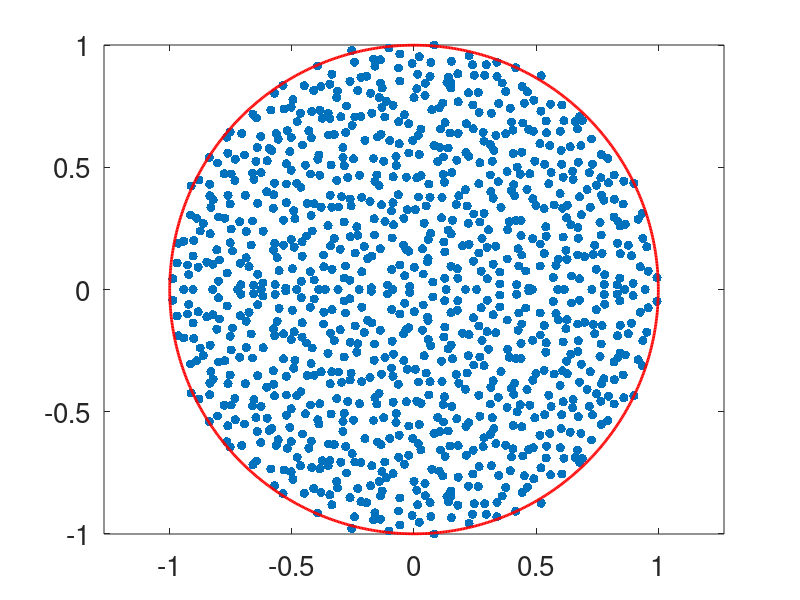
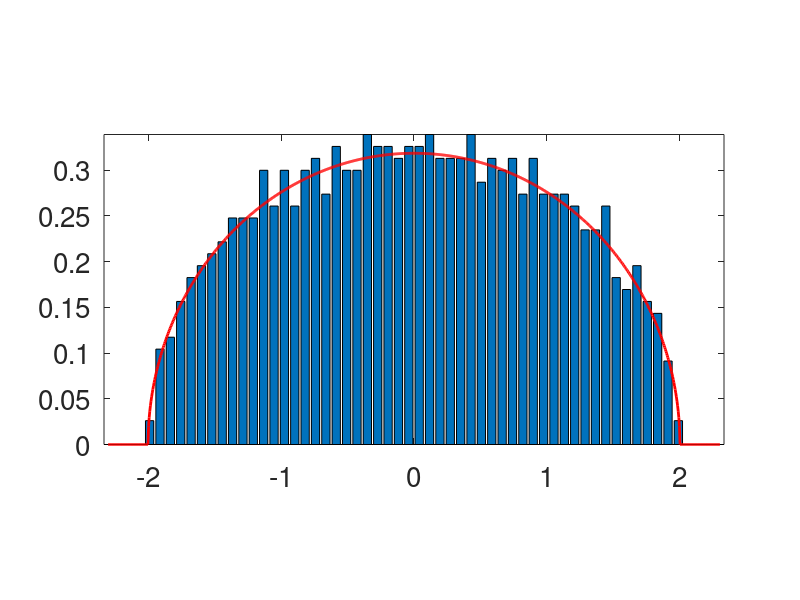
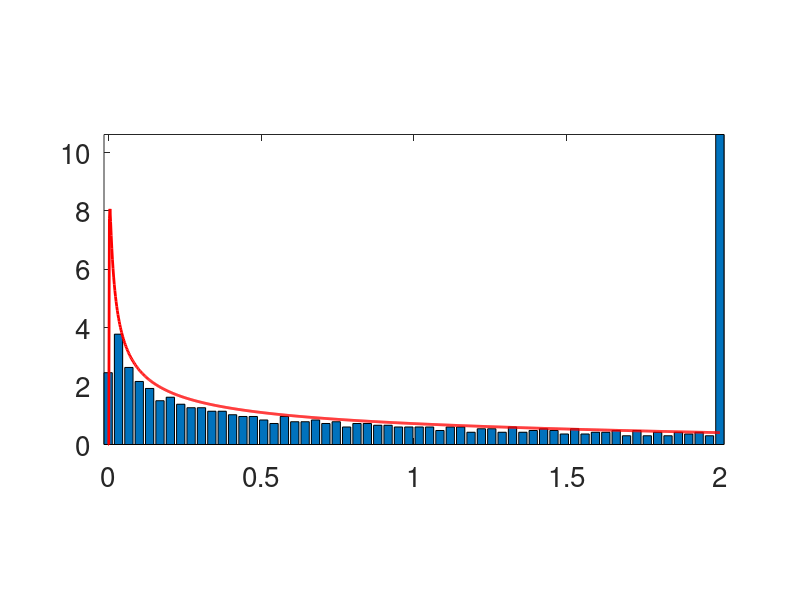

These figures' MATLAB source, in order:
%%
% test for various random matrix distributions

SetAR = @(ar)set(gca, 'PlotBoxAspectRatio', [1 ar 1]);

rep = ['results/randmat/'];
[~,~] = mkdir(rep);


ms = 20;
n = 1000;

t = linspace(0,1,1000);


SetAR = @(ar)set(gca, 'PlotBoxAspectRatio', [1 ar 1]);

%% 
% randn

A = randn(n)/sqrt(n);
clf; hold on;
plot( eig(A), '.', 'MarkerSize', ms  );
plot( cos(2*pi*t), sin(2*pi*t), 'r', 'LineWidth', 2 )
axis tight;
axis equal; box on;
set(gca, 'FontSize', 20);
saveas(gcf, [rep 'circlelaw.eps'], 'epsc');

%% 
% quarter circle

A = randn(n)/sqrt(n);
A = (A+A')/sqrt(2);
A = A-diag(diag(A))+diag(randn(n,1)/sqrt(n));
u = eig(A);


q = 60;
L = 2.3;
r = linspace(-L,L,q);
h = hist(u,r); h = q*h/(2*L)/sum(h);

Q = 1000;
T = linspace(-L,L,Q);
%
QC = sqrt( 4-T.^2  );
QC( T<-2 | T>2 ) = 0;
QC = Q*QC/(2*L)/sum(QC);


%
clf; hold on;
bar(r,h);
plot(T,QC, 'r', 'LineWidth', 2);
axis tight; box on;
set(gca, 'FontSize', 20);
SetAR(1/2);
saveas(gcf, [rep 'quartercircle.eps'], 'epsc');


%% 
% marcenko_pastur

beta = 1/10;
beta = .9;
p = round(n/beta);
B = randn(p,n)/sqrt(p);
A = B'*B;
u = eig(A);

Q = 1000;
T = linspace(1e-5,2,Q);
%
a = (1-sqrt(beta))^2;
b = (1+sqrt(beta))^2;
MP = sqrt((b-T).*(T-a))./( 2*pi*beta*T );
MP( T<a | T>b ) = 0;
MP = Q*MP/sum(MP);

q = 60;
r = linspace(0,2,q);
h = hist(u,r); h = q*h/sum(h);
%
clf; hold on;
bar(r,h);
plot(T,MP, 'r', 'LineWidth', 2);
axis tight; box on;
set(gca, 'FontSize', 20);
SetAR(1/2);
saveas(gcf, [rep 'marcenko_pastur.eps'], 'epsc');
